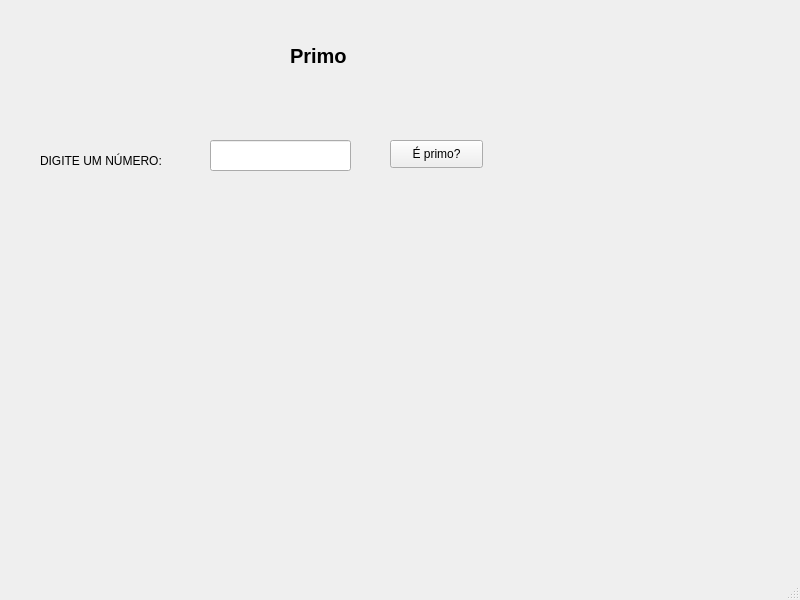
<?xml version="1.0" encoding="UTF-8"?>
<ui version="4.0">
 <class>MainWindow</class>
 <widget class="QMainWindow" name="MainWindow">
  <property name="geometry">
   <rect>
    <x>0</x>
    <y>0</y>
    <width>800</width>
    <height>600</height>
   </rect>
  </property>
  <property name="windowTitle">
   <string>MainWindow</string>
  </property>
  <widget class="QWidget" name="centralwidget">
   <widget class="QLineEdit" name="lineEditNum">
    <property name="geometry">
     <rect>
      <x>210</x>
      <y>140</y>
      <width>141</width>
      <height>31</height>
     </rect>
    </property>
   </widget>
   <widget class="QLabel" name="labelResposta">
    <property name="geometry">
     <rect>
      <x>230</x>
      <y>250</y>
      <width>271</width>
      <height>81</height>
     </rect>
    </property>
    <property name="font">
     <font>
      <pointsize>12</pointsize>
      <weight>75</weight>
      <bold>true</bold>
     </font>
    </property>
    <property name="text">
     <string/>
    </property>
   </widget>
   <widget class="QLabel" name="label_num">
    <property name="geometry">
     <rect>
      <x>40</x>
      <y>140</y>
      <width>151</width>
      <height>41</height>
     </rect>
    </property>
    <property name="text">
     <string>DIGITE UM NÚMERO:</string>
    </property>
   </widget>
   <widget class="QPushButton" name="pushButtonEnviar">
    <property name="geometry">
     <rect>
      <x>390</x>
      <y>140</y>
      <width>93</width>
      <height>28</height>
     </rect>
    </property>
    <property name="text">
     <string>É primo?</string>
    </property>
   </widget>
   <widget class="QLabel" name="label_titulo">
    <property name="geometry">
     <rect>
      <x>290</x>
      <y>30</y>
      <width>91</width>
      <height>51</height>
     </rect>
    </property>
    <property name="font">
     <font>
      <pointsize>15</pointsize>
      <weight>75</weight>
      <bold>true</bold>
     </font>
    </property>
    <property name="text">
     <string>Primo</string>
    </property>
   </widget>
  </widget>
  <widget class="QMenuBar" name="menubar">
   <property name="geometry">
    <rect>
     <x>0</x>
     <y>0</y>
     <width>800</width>
     <height>26</height>
    </rect>
   </property>
  </widget>
  <widget class="QStatusBar" name="statusbar"/>
 </widget>
 <resources/>
 <connections/>
</ui>
